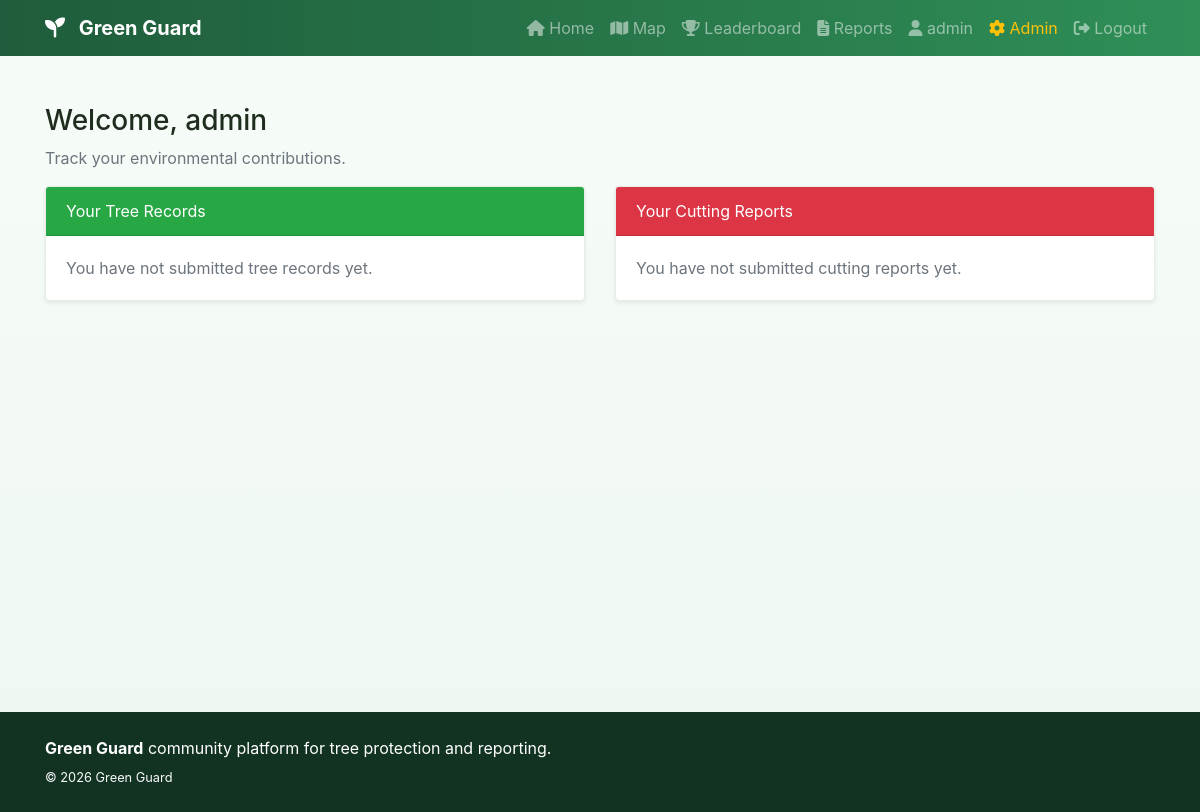
The app's page /profile (signed in), older data.
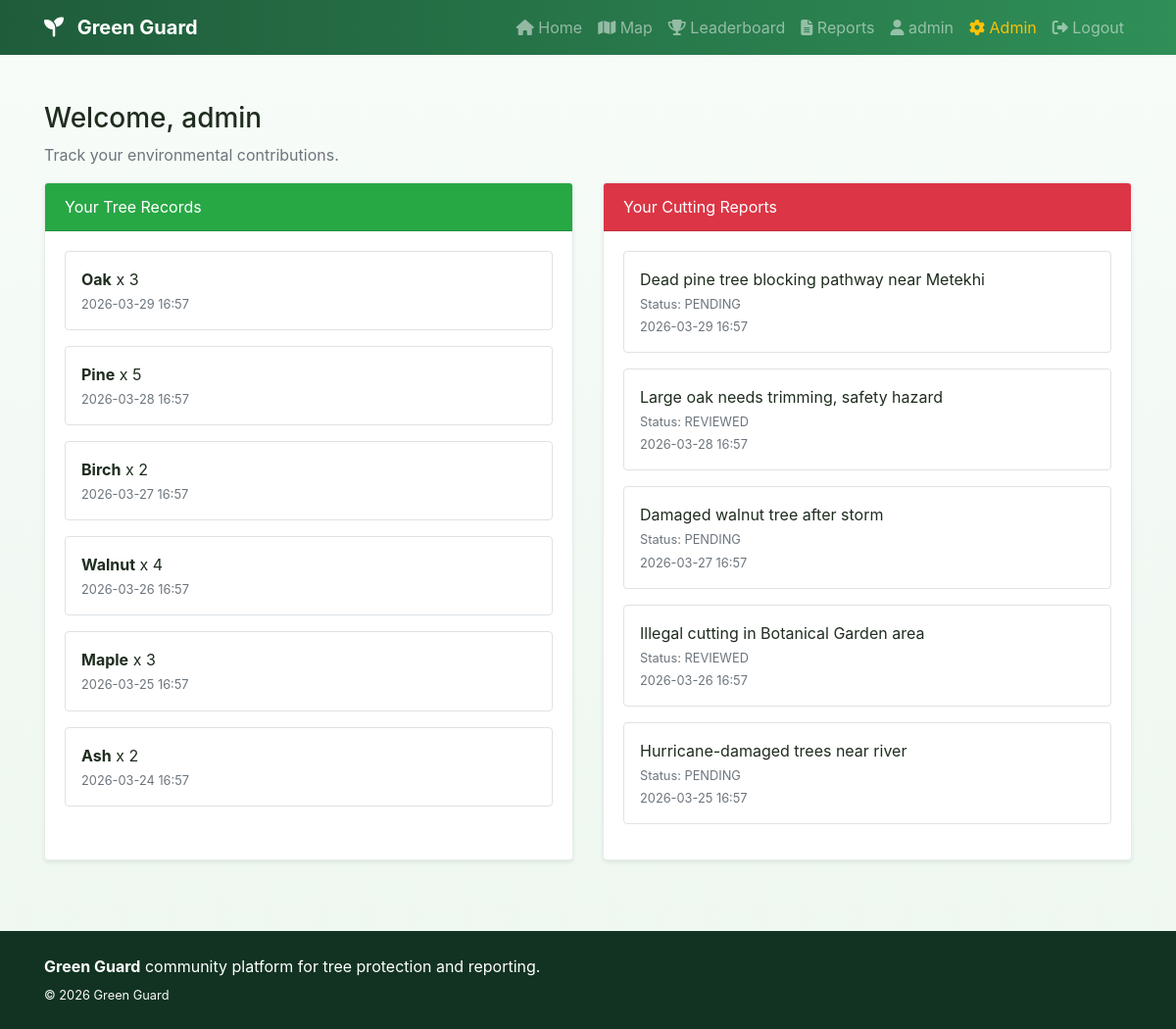
The same page, newer data.
### models.py (models this page shows)
class TreeRecord(db.Model):
    id = db.Column(db.Integer, primary_key=True)
    species = db.Column(db.String(120), nullable=False)
    quantity = db.Column(db.Integer, default=1, nullable=False)
    latitude = db.Column(db.Float, nullable=False)
    longitude = db.Column(db.Float, nullable=False)
    location_notes = db.Column(db.String(255))
    image_filename = db.Column(db.String(255))
    created_at = db.Column(
        db.DateTime, default=datetime.utcnow, nullable=False)
    user_id = db.Column(db.Integer, db.ForeignKey("user.id"), nullable=False)

class CuttingReport(db.Model):
    id = db.Column(db.Integer, primary_key=True)
    description = db.Column(db.Text, nullable=False)
    latitude = db.Column(db.Float, nullable=False)
    longitude = db.Column(db.Float, nullable=False)
    location_text = db.Column(db.String(255))
    image_filename = db.Column(db.String(255))
    status = db.Column(db.String(30), default="pending", nullable=False)
    created_at = db.Column(
        db.DateTime, default=datetime.utcnow, nullable=False)
    user_id = db.Column(db.Integer, db.ForeignKey("user.id"), nullable=False)

### routes/main.py (the view)
@main_bp.route("/profile")
@login_required
def profile():
    user_trees = (
        TreeRecord.query.filter_by(user_id=current_user.id)
        .order_by(TreeRecord.created_at.desc())
        .all()
    )
    user_reports = (
        CuttingReport.query.filter_by(user_id=current_user.id)
        .order_by(CuttingReport.created_at.desc())
        .all()
    )
    return render_template("profile.html", user_trees=user_trees, user_reports=user_reports)

### app.py (called while the page is built)
@login_manager.user_loader
def load_user(user_id: str):
    from models import User
    return User.query.get(int(user_id))

### templates/profile.html (shortened to what this page needs)
{% extends 'base.html' %}
{% block content %}
  <div class="container my-5">
    <div class="row">
      <div class="col-12 mb-3">
        <h1 class="h3">Welcome, {{ current_user.username }}</h1>
        <p class="text-muted mb-0">Track your environmental contributions.</p>
      </div>
    </div>
    <div class="row">
      <div class="col-md-6 mb-4">
        <div class="card shadow-sm h-100">
          <div class="card-header bg-success text-white">Your Tree Records</div>
          <div class="card-body">
            {% if user_trees %}
              {% for tree in user_trees %}
                <div class="border rounded p-3 mb-3">
                  <p class="mb-1">
                    <strong>{{ tree.species }}</strong> x {{ tree.quantity }}
                  </p>
                  <p class="mb-0 small text-muted">{{ tree.created_at.strftime('%Y-%m-%d %H:%M') }}</p>
                </div>
              {% endfor %}
            {% else %}
              <p class="text-muted mb-0">You have not submitted tree records yet.</p>
            {% endif %}
          </div>
        </div>
      </div>
      <div class="col-md-6 mb-4">
        <div class="card shadow-sm h-100">
          <div class="card-header bg-danger text-white">Your Cutting Reports</div>
          <div class="card-body">
            {% if user_reports %}
              {% for report in user_reports %}
                <div class="border rounded p-3 mb-3">
                  <p class="mb-1">{{ report.description }}</p>
                  <p class="mb-1 small text-muted">
                    Status: <span class="text-uppercase">{{ report.status }}</span>
                  </p>
                  <p class="mb-0 small text-muted">{{ report.created_at.strftime('%Y-%m-%d %H:%M') }}</p>
                </div>
              {% endfor %}
            {% else %}
              <p class="text-muted mb-0">You have not submitted cutting reports yet.</p>
            {% endif %}
          </div>
        </div>
      </div>
    </div>
  </div>
{% endblock %}

Row changes from the older to the newer data that the page shows:
added TreeRecord: species "Oak", quantity "3", created_at "2026-03-29 16:57"
added TreeRecord: species "Pine", quantity "5", created_at "2026-03-28 16:57"
added TreeRecord: species "Birch", quantity "2", created_at "2026-03-27 16:57"
added TreeRecord: species "Walnut", quantity "4", created_at "2026-03-26 16:57"
added TreeRecord: species "Maple", quantity "3", created_at "2026-03-25 16:57"
added TreeRecord: species "Ash", quantity "2", created_at "2026-03-24 16:57"
added CuttingReport: description "Dead pine tree blocking pathway near Metekhi", status "PENDING", created_at "2026-03-29 16:57"
added CuttingReport: description "Large oak needs trimming, safety hazard", status "REVIEWED", created_at "2026-03-28 16:57"
added CuttingReport: description "Damaged walnut tree after storm", status "PENDING", created_at "2026-03-27 16:57"
added CuttingReport: description "Illegal cutting in Botanical Garden area", status "REVIEWED", created_at "2026-03-26 16:57"
added CuttingReport: description "Hurricane-damaged trees near river", status "PENDING", created_at "2026-03-25 16:57"
Text that changed along with them:
text no longer shown: "You have not submitted tree records yet. You have not submitted cutting reports yet."
